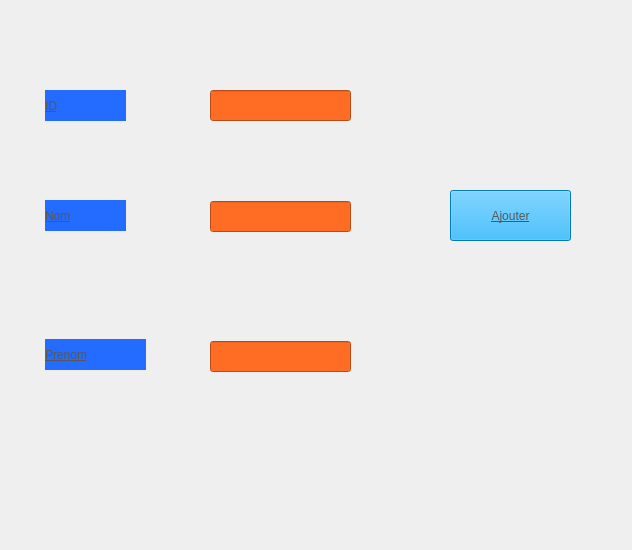
    <widget class="QWidget" name="tab_16">
     <attribute name="title">
      <string>Ajout</string>
     </attribute>
     <widget class="QLabel" name="label_19">
      <property name="geometry">
       <rect>
        <x>45</x>
        <y>90</y>
        <width>81</width>
        <height>31</height>
       </rect>
      </property>
      <property name="styleSheet">
       <string notr="true">background-color: rgb(35, 108, 255);


color: rgb(86, 86, 86);
font: 700 italic 12pt &quot;Segoe UI&quot;;
text-decoration: underline;
</string>
      </property>
      <property name="text">
       <string>ID</string>
      </property>
     </widget>
     <widget class="QLabel" name="label_20">
      <property name="geometry">
       <rect>
        <x>45</x>
        <y>200</y>
        <width>81</width>
        <height>31</height>
       </rect>
      </property>
      <property name="styleSheet">
       <string notr="true">background-color: rgb(35, 108, 255);


color: rgb(86, 86, 86);
font: 700 italic 12pt &quot;Segoe UI&quot;;
text-decoration: underline;
</string>
      </property>
      <property name="text">
       <string>Nom</string>
      </property>
     </widget>
     <widget class="QLabel" name="label_21">
      <property name="geometry">
       <rect>
        <x>45</x>
        <y>339</y>
        <width>101</width>
        <height>31</height>
       </rect>
      </property>
      <property name="styleSheet">
       <string notr="true">background-color: rgb(35, 108, 255);


color: rgb(86, 86, 86);
font: 700 italic 12pt &quot;Segoe UI&quot;;
text-decoration: underline;
</string>
      </property>
      <property name="text">
       <string>Prenom</string>
      </property>
     </widget>
     <widget class="QLineEdit" name="lineEdit_ID_3">
      <property name="geometry">
       <rect>
        <x>210</x>
        <y>90</y>
        <width>141</width>
        <height>31</height>
       </rect>
      </property>
      <property name="styleSheet">
       <string notr="true">background-color: rgb(255, 108, 35);</string>
      </property>
     </widget>
     <widget class="QLineEdit" name="lineEdit_Nom">
      <property name="geometry">
       <rect>
        <x>210</x>
        <y>201</y>
        <width>141</width>
        <height>31</height>
       </rect>
      </property>
      <property name="styleSheet">
       <string notr="true">background-color: rgb(255, 108, 35);</string>
      </property>
     </widget>
     <widget class="QLineEdit" name="lineEdit_Prenom">
      <property name="geometry">
       <rect>
        <x>210</x>
        <y>341</y>
        <width>141</width>
        <height>31</height>
       </rect>
      </property>
      <property name="styleSheet">
       <string notr="true">background-color: rgb(255, 108, 35);</string>
      </property>
     </widget>
     <widget class="QPushButton" name="pushButton_10">
      <property name="geometry">
       <rect>
        <x>450</x>
        <y>190</y>
        <width>121</width>
        <height>51</height>
       </rect>
      </property>
      <property name="styleSheet">
       <string notr="true">background-color: rgb(0, 170, 255);


color: rgb(86, 86, 86);

font: 700 italic 12pt &quot;Segoe UI&quot;;
text-decoration: underline;

</string>
      </property>
      <property name="text">
       <string>Ajouter</string>
      </property>
     </widget>
     <widget class="QLabel" name="label_pic12">
      <property name="geometry">
       <rect>
        <x>2</x>
        <y>-31</y>
        <width>621</width>
        <height>541</height>
       </rect>
      </property>
      <property name="text">
       <string/>
      </property>
     </widget>
     <zorder>label_pic12</zorder>
     <zorder>label_19</zorder>
     <zorder>label_20</zorder>
     <zorder>label_21</zorder>
     <zorder>lineEdit_ID_3</zorder>
     <zorder>lineEdit_Nom</zorder>
     <zorder>lineEdit_Prenom</zorder>
     <zorder>pushButton_10</zorder>
    </widget>
